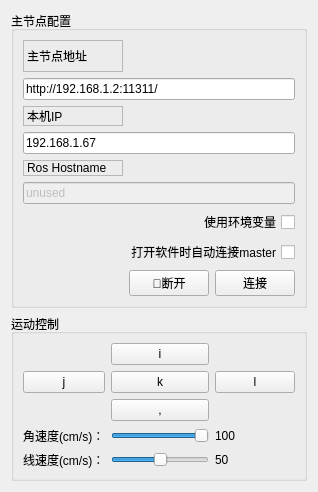
          <widget class="QWidget" name="tab">
           <attribute name="title">
            <string>基本控制</string>
           </attribute>
           <layout class="QVBoxLayout" name="verticalLayout_9">
            <item>
             <layout class="QVBoxLayout" name="verticalLayout_2">
              <item>
               <widget class="QGroupBox" name="groupBox">
                <property name="title">
                 <string>主节点配置</string>
                </property>
                <layout class="QGridLayout" name="gridLayout">
                 <item row="2" column="0">
                  <widget class="QLabel" name="label_2">
                   <property name="maximumSize">
                    <size>
                     <width>100</width>
                     <height>32</height>
                    </size>
                   </property>
                   <property name="frameShape">
                    <enum>QFrame::StyledPanel</enum>
                   </property>
                   <property name="frameShadow">
                    <enum>QFrame::Raised</enum>
                   </property>
                   <property name="text">
                    <string>本机IP</string>
                   </property>
                  </widget>
                 </item>
                 <item row="4" column="0">
                  <widget class="QLabel" name="label_3">
                   <property name="maximumSize">
                    <size>
                     <width>100</width>
                     <height>32</height>
                    </size>
                   </property>
                   <property name="frameShape">
                    <enum>QFrame::StyledPanel</enum>
                   </property>
                   <property name="frameShadow">
                    <enum>QFrame::Raised</enum>
                   </property>
                   <property name="text">
                    <string>Ros Hostname</string>
                   </property>
                  </widget>
                 </item>
                 <item row="5" column="0" colspan="3">
                  <widget class="QLineEdit" name="line_edit_topic">
                   <property name="enabled">
                    <bool>false</bool>
                   </property>
                   <property name="text">
                    <string>unused</string>
                   </property>
                  </widget>
                 </item>
                 <item row="6" column="0" colspan="3">
                  <widget class="QCheckBox" name="checkbox_use_environment">
                   <property name="layoutDirection">
                    <enum>Qt::RightToLeft</enum>
                   </property>
                   <property name="text">
                    <string>使用环境变量</string>
                   </property>
                  </widget>
                 </item>
                 <item row="3" column="0" colspan="3">
                  <widget class="QLineEdit" name="line_edit_host">
                   <property name="text">
                    <string>192.168.1.67</string>
                   </property>
                  </widget>
                 </item>
                 <item row="7" column="0" colspan="3">
                  <widget class="QCheckBox" name="checkbox_remember_settings">
                   <property name="layoutDirection">
                    <enum>Qt::RightToLeft</enum>
                   </property>
                   <property name="text">
                    <string>打开软件时自动连接master</string>
                   </property>
                  </widget>
                 </item>
                 <item row="0" column="0">
                  <widget class="QLabel" name="label">
                   <property name="minimumSize">
                    <size>
                     <width>100</width>
                     <height>32</height>
                    </size>
                   </property>
                   <property name="maximumSize">
                    <size>
                     <width>100</width>
                     <height>32</height>
                    </size>
                   </property>
                   <property name="frameShape">
                    <enum>QFrame::StyledPanel</enum>
                   </property>
                   <property name="frameShadow">
                    <enum>QFrame::Raised</enum>
                   </property>
                   <property name="text">
                    <string>主节点地址</string>
                   </property>
                  </widget>
                 </item>
                 <item row="9" column="2">
                  <widget class="QPushButton" name="button_connect">
                   <property name="enabled">
                    <bool>true</bool>
                   </property>
                   <property name="sizePolicy">
                    <sizepolicy hsizetype="MinimumExpanding" vsizetype="Fixed">
                     <horstretch>0</horstretch>
                     <verstretch>0</verstretch>
                    </sizepolicy>
                   </property>
                   <property name="toolTip">
                    <string>Set the target to the current joint trajectory state.</string>
                   </property>
                   <property name="statusTip">
                    <string>Clear all waypoints and set the target to the current joint trajectory state.</string>
                   </property>
                   <property name="text">
                    <string>连接</string>
                   </property>
                   <property name="icon">
                    <iconset resource="../resources/images.qrc">
                     <normaloff>:/images/line.png</normaloff>:/images/line.png</iconset>
                   </property>
                  </widget>
                 </item>
                 <item row="9" column="1">
                  <widget class="QPushButton" name="button_disconnect">
                   <property name="text">
                    <string>🔗断开</string>
                   </property>
                  </widget>
                 </item>
                 <item row="1" column="0" colspan="3">
                  <widget class="QLineEdit" name="line_edit_master">
                   <property name="text">
                    <string>http://192.168.1.2:11311/</string>
                   </property>
                  </widget>
                 </item>
                </layout>
               </widget>
              </item>
              <item>
               <widget class="QGroupBox" name="groupBox_3">
                <property name="title">
                 <string>运动控制</string>
                </property>
                <layout class="QVBoxLayout" name="verticalLayout_10">
                 <item>
                  <layout class="QGridLayout" name="gridLayout_6">
                   <item row="3" column="2">
                    <widget class="QLabel" name="label_raw">
                     <property name="text">
                      <string>100</string>
                     </property>
                    </widget>
                   </item>
                   <item row="2" column="1">
                    <widget class="QPushButton" name="pushButton_back">
                     <property name="styleSheet">
                      <string notr="true">QPushButton#pushButton_back:pressed{background-color:rgb(239, 41, 41)}</string>
                     </property>
                     <property name="text">
                      <string>,</string>
                     </property>
                     <property name="shortcut">
                      <string>,</string>
                     </property>
                    </widget>
                   </item>
                   <item row="3" column="1">
                    <widget class="QSlider" name="horizontalSlider_raw">
                     <property name="maximum">
                      <number>100</number>
                     </property>
                     <property name="value">
                      <number>100</number>
                     </property>
                     <property name="orientation">
                      <enum>Qt::Horizontal</enum>
                     </property>
                    </widget>
                   </item>
                   <item row="3" column="0">
                    <widget class="QLabel" name="label_14">
                     <property name="text">
                      <string>角速度(cm/s)：</string>
                     </property>
                    </widget>
                   </item>
                   <item row="1" column="0">
                    <widget class="QPushButton" name="pushButton_j">
                     <property name="styleSheet">
                      <string notr="true">QPushButton#pushButton_j:pressed{background-color:rgb(239, 41, 41)}</string>
                     </property>
                     <property name="text">
                      <string>j</string>
                     </property>
                     <property name="shortcut">
                      <string>J</string>
                     </property>
                    </widget>
                   </item>
                   <item row="4" column="0">
                    <widget class="QLabel" name="label_9">
                     <property name="text">
                      <string>线速度(cm/s)：</string>
                     </property>
                    </widget>
                   </item>
                   <item row="4" column="1">
                    <widget class="QSlider" name="horizontalSlider_linear">
                     <property name="maximum">
                      <number>100</number>
                     </property>
                     <property name="singleStep">
                      <number>1</number>
                     </property>
                     <property name="value">
                      <number>50</number>
                     </property>
                     <property name="orientation">
                      <enum>Qt::Horizontal</enum>
                     </property>
                    </widget>
                   </item>
                   <item row="4" column="2">
                    <widget class="QLabel" name="label_linear">
                     <property name="text">
                      <string>50</string>
                     </property>
                    </widget>
                   </item>
                   <item row="0" column="1">
                    <widget class="QPushButton" name="pushButton_i">
                     <property name="styleSheet">
                      <string notr="true">QPushButton#pushButton_u:pressed{background-color:rgb(239, 41, 41)}</string>
                     </property>
                     <property name="text">
                      <string>i</string>
                     </property>
                     <property name="shortcut">
                      <string>I</string>
                     </property>
                    </widget>
                   </item>
                   <item row="1" column="2">
                    <widget class="QPushButton" name="pushButton_l">
                     <property name="styleSheet">
                      <string notr="true">QPushButton#pushButton_l:pressed{background-color:rgb(239, 41, 41)}</string>
                     </property>
                     <property name="text">
                      <string>l</string>
                     </property>
                     <property name="shortcut">
                      <string>L</string>
                     </property>
                    </widget>
                   </item>
                   <item row="1" column="1">
                    <widget class="QPushButton" name="pushButton_k">
                     <property name="text">
                      <string>k</string>
                     </property>
                    </widget>
                   </item>
                  </layout>
                 </item>
                </layout>
               </widget>
              </item>
             </layout>
            </item>
           </layout>
          </widget>
